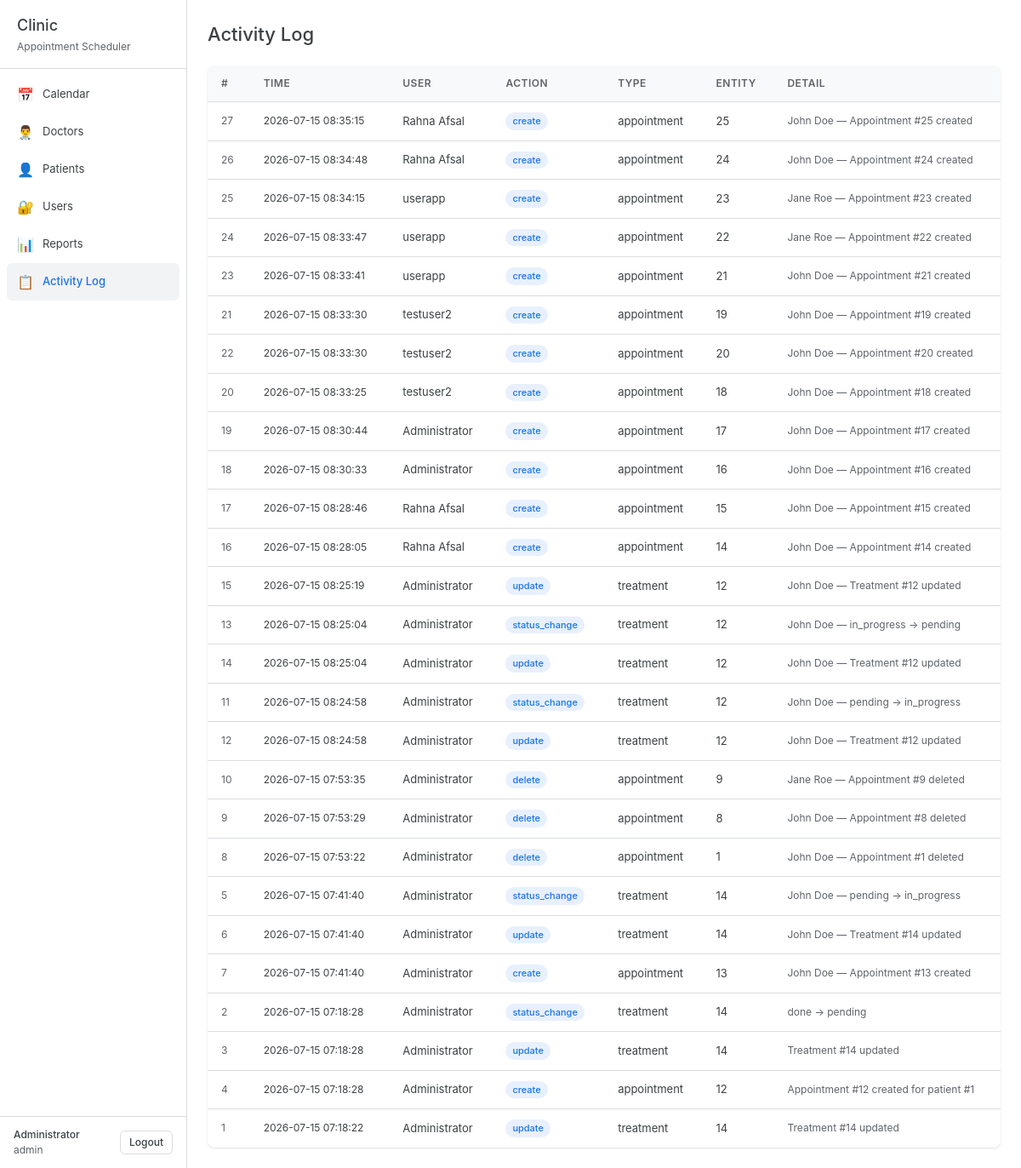
Screenshot of /admin/logs.php (signed in) with the database file from the repository.
### tables this page shows
CREATE TABLE logs (
    id INTEGER PRIMARY KEY AUTOINCREMENT,
    user_id INTEGER,
    username TEXT,
    action TEXT NOT NULL,
    entity_type TEXT NOT NULL,
    entity_id INTEGER,
    detail TEXT,
    created_at DATETIME DEFAULT CURRENT_TIMESTAMP,
    FOREIGN KEY (user_id) REFERENCES users(id) ON DELETE SET NULL
);

CREATE TABLE users (
    id INTEGER PRIMARY KEY AUTOINCREMENT,
    username TEXT UNIQUE NOT NULL,
    password_hash TEXT NOT NULL,
    full_name TEXT NOT NULL DEFAULT '',
    role TEXT NOT NULL DEFAULT 'user' CHECK(role IN ('admin','user')),
    created_at DATETIME DEFAULT CURRENT_TIMESTAMP
, permissions TEXT DEFAULT '[]');

### admin/logs.php (the view, shortened to what this page needs)
<?php
$db = getDB();
$logs = $db->query("
    SELECT l.*, u.full_name as user_full
    FROM logs l
    LEFT JOIN users u ON l.user_id = u.id
    ORDER BY l.created_at DESC
    LIMIT 200
")->fetchAll();
?>
<!DOCTYPE html>
<html lang="en">
<head>
    <link rel="stylesheet" href="../assets/css/style.css">
</head>
<body>
    <div class="app-layout">
        <?php include __DIR__ . '/../sidebar.php'; ?>
        <div class="main-content">
            <div class="page-content">
                <div class="page-header">
                    <h1>Activity Log</h1>
                </div>
                <table class="data-table">
                    <thead>
                        <tr>
                            <th>#</th>
                            <th>Time</th>
                            <th>User</th>
                            <th>Action</th>
                            <th>Type</th>
                            <th>Entity</th>
                            <th>Detail</th>
                        </tr>
                    </thead>
                    <tbody>
                        <?php foreach ($logs as $l): ?>
                        <tr>
                            <td style="color:var(--text-secondary);font-size:12px"><?= $l['id'] ?></td>
                            <td style="white-space:nowrap;font-size:12px"><?= $l['created_at'] ?></td>
                            <td><?= htmlspecialchars($l['user_full'] ?: $l['username']) ?></td>
                            <td><span class="status-badge" style="background:#E8F0FE;color:#1A73E8;font-size:11px"><?= htmlspecialchars($l['action']) ?></span></td>
                            <td><?= htmlspecialchars($l['entity_type']) ?></td>
                            <td><?= $l['entity_id'] ?: '—' ?></td>
                            <td style="font-size:12px;color:var(--text-secondary)"><?= htmlspecialchars($l['detail'] ?: '') ?></td>
                        </tr>
                        <?php endforeach; ?>
                    </tbody>
                </table>
            </div>
        </div>
    </div>
</body>
</html>

### assets/css/style.css (style rules this page uses)
* { margin: 0; padding: 0; box-sizing: border-box; }
:root { --white: #FFFFFF; --bg: #F8F9FA; --border: #DADCE0; --text: #3C4043; --text-secondary: #5F6368; --primary: #1A73E8; --primary-hover: #1557B0; --danger: #D93025; --success: #1E8E3E; --warning: #F9AB00; --gray: #9AA0A6; --hover: #F1F3F4; --shadow: 0 1px 3px rgba(0,0,0,0.08), 0 1px 2px rgba(0,0,0,0.06); --radius: 8px; }
body { font-family: -apple-system, BlinkMacSystemFont, 'Segoe UI', Roboto, Oxygen, Ubuntu, sans-serif; background: var(--white); color: var(--text); line-height: 1.5; font-size: 14px; }
.app-layout { display: flex; height: 100vh; }
.main-content { flex: 1; display: flex; flex-direction: column; overflow: hidden; }
.status-badge { display: inline-block; padding: 2px 8px; border-radius: 12px; font-size: 11px; font-weight: 500; }
.page-content { padding: 24px; overflow-y: auto; flex: 1; }
.page-header { display: flex; align-items: center; justify-content: space-between; margin-bottom: 20px; }
.page-header h1 { font-size: 22px; font-weight: 500; }
.data-table { width: 100%; border-collapse: collapse; background: var(--white); border-radius: var(--radius); overflow: hidden; box-shadow: var(--shadow); }
.data-table th { text-align: left; padding: 12px 16px; font-size: 12px; font-weight: 600; color: var(--text-secondary); text-transform: uppercase; letter-spacing: 0.5px; background: var(--bg); border-bottom: 1px solid var(--border); }
.data-table td { padding: 12px 16px; border-bottom: 1px solid var(--border); font-size: 13px; }
.data-table tr:last-child td { border-bottom: none; }

### rows the page displays
logs: id "27", created_at "2026-07-15 08:35:15", user.full_name "Rahna Afsal", action "create", entity_type "appointment", entity "25", detail "John Doe — Appointment #25 created"
logs: id "26", created_at "2026-07-15 08:34:48", user.full_name "Rahna Afsal", action "create", entity_type "appointment", entity "24", detail "John Doe — Appointment #24 created"
logs: id "25", created_at "2026-07-15 08:34:15", username "userapp", action "create", entity_type "appointment", entity "23", detail "Jane Roe — Appointment #23 created"
logs: id "24", created_at "2026-07-15 08:33:47", username "userapp", action "create", entity_type "appointment", entity "22", detail "Jane Roe — Appointment #22 created"
logs: id "23", created_at "2026-07-15 08:33:41", username "userapp", action "create", entity_type "appointment", entity "21", detail "John Doe — Appointment #21 created"
logs: id "21", created_at "2026-07-15 08:33:30", username "testuser2", action "create", entity_type "appointment", entity "19", detail "John Doe — Appointment #19 created"
logs: id "22", created_at "2026-07-15 08:33:30", username "testuser2", action "create", entity_type "appointment", entity "20", detail "John Doe — Appointment #20 created"
logs: id "20", created_at "2026-07-15 08:33:25", username "testuser2", action "create", entity_type "appointment", entity "18", detail "John Doe — Appointment #18 created"
logs: id "19", created_at "2026-07-15 08:30:44", user.full_name "Administrator", action "create", entity_type "appointment", entity "17", detail "John Doe — Appointment #17 created"
logs: id "18", created_at "2026-07-15 08:30:33", user.full_name "Administrator", action "create", entity_type "appointment", entity "16", detail "John Doe — Appointment #16 created"
logs: id "17", created_at "2026-07-15 08:28:46", user.full_name "Rahna Afsal", action "create", entity_type "appointment", entity "15", detail "John Doe — Appointment #15 created"
logs: id "16", created_at "2026-07-15 08:28:05", user.full_name "Rahna Afsal", action "create", entity_type "appointment", entity "14", detail "John Doe — Appointment #14 created"
logs: id "15", created_at "2026-07-15 08:25:19", user.full_name "Administrator", action "update", entity_type "treatment", entity "12", detail "John Doe — Treatment #12 updated"
logs: id "13", created_at "2026-07-15 08:25:04", user.full_name "Administrator", action "status_change", entity_type "treatment", entity "12", detail "John Doe — in_progress → pending"
logs: id "14", created_at "2026-07-15 08:25:04", user.full_name "Administrator", action "update", entity_type "treatment", entity "12", detail "John Doe — Treatment #12 updated"
logs: id "11", created_at "2026-07-15 08:24:58", user.full_name "Administrator", action "status_change", entity_type "treatment", entity "12", detail "John Doe — pending → in_progress"
logs: id "12", created_at "2026-07-15 08:24:58", user.full_name "Administrator", action "update", entity_type "treatment", entity "12", detail "John Doe — Treatment #12 updated"
logs: id "10", created_at "2026-07-15 07:53:35", user.full_name "Administrator", action "delete", entity_type "appointment", entity "9", detail "Jane Roe — Appointment #9 deleted"
logs: id "9", created_at "2026-07-15 07:53:29", user.full_name "Administrator", action "delete", entity_type "appointment", entity "8", detail "John Doe — Appointment #8 deleted"
logs: id "8", created_at "2026-07-15 07:53:22", user.full_name "Administrator", action "delete", entity_type "appointment", entity "1", detail "John Doe — Appointment #1 deleted"
logs: id "5", created_at "2026-07-15 07:41:40", user.full_name "Administrator", action "status_change", entity_type "treatment", entity "14", detail "John Doe — pending → in_progress"
logs: id "6", created_at "2026-07-15 07:41:40", user.full_name "Administrator", action "update", entity_type "treatment", entity "14", detail "John Doe — Treatment #14 updated"
logs: id "7", created_at "2026-07-15 07:41:40", user.full_name "Administrator", action "create", entity_type "appointment", entity "13", detail "John Doe — Appointment #13 created"
logs: id "2", created_at "2026-07-15 07:18:28", user.full_name "Administrator", action "status_change", entity_type "treatment", entity "14", detail "done → pending"
logs: id "3", created_at "2026-07-15 07:18:28", user.full_name "Administrator", action "update", entity_type "treatment", entity "14", detail "Treatment #14 updated"
logs: id "4", created_at "2026-07-15 07:18:28", user.full_name "Administrator", action "create", entity_type "appointment", entity "12", detail "Appointment #12 created for patient #1"
logs: id "1", created_at "2026-07-15 07:18:22", user.full_name "Administrator", action "update", entity_type "treatment", entity "14", detail "Treatment #14 updated"

### other values shown
$_SESSION['full_name'] ?: $_SESSION['username'] "Administrator"
$_SESSION['role'] "admin"
